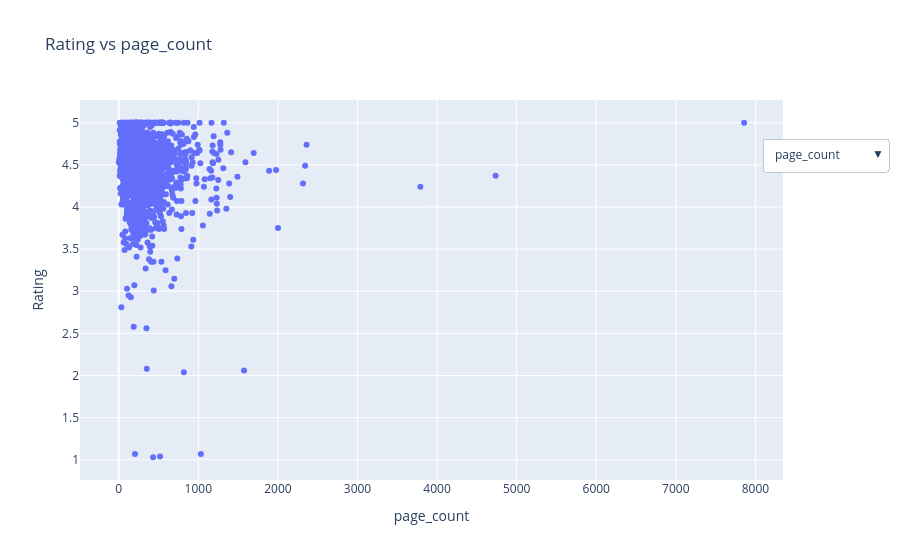

The notebook cell saved with this chart:
### Markdown cell above
## Više dijagrama u jednom prikazivanju
Koristimo plotly.graph_objects umesto plotly.express

### Code cell
import pandas as pd
import plotly.graph_objects as go

df = pd.read_csv("books.csv")
 
fig = go.Figure()
features = ["page_count", "ratings_count", "year_published", "price"]
 
# hover data
hover_text = df.apply(lambda row:
                      f"<b>{row['title']}</b><br><br>"
                      f"Author: {row['author']}<br>"
                      f"Pages: {row['page_count']}<br>"
                      f"Price: {row['price']}<br>"
                      f"Year: {row['year_published']}<br>"
                      f"Ratings count: {row['ratings_count']}", axis=1)
 
# create trace (plot) for each feature
for i, feature in enumerate(features):
    fig.add_trace(go.Scatter(
        x=df[feature],
        y=df["rating"],
        mode="markers",
        hovertext=hover_text,
        hoverinfo="text",
        name=feature,
        visible=(i == 0)  # only first trace will be visible
    ))
 
  
# create buttons
buttons = []
for i, feature in enumerate(features):
    visibility = [j == i for j in range(len(features))]
    buttons.append(dict(
        label=feature,
        method="update",
        args=[
            {"visible": visibility},
            {
                "title": {"text": f"Rating vs {feature}"},
                "xaxis": {"title": {"text": feature}}
            }
        ]
    ))
 
# add menu and configure
fig.update_layout(
    updatemenus=[dict(
        type="dropdown",
        direction="down",
        buttons=buttons,
        x=1.15,
        y=0.9
    )],
    title=f"Rating vs {features[0]}",
    xaxis_title=features[0],
    yaxis_title="Rating",
    showlegend=False
)

fig.show()

### Figure 1 — Plotly figure (JSON) as saved in the notebook; plotly's stock layout.template omitted (floating-point values rounded to 4 significant figures; data arrays with more than 128 entries replaced by an {"elided": "..."} marker saying what was removed)
{"data": [{"hoverinfo": "text", "hovertext": {"elided": "2090 str values"}, "mode": "markers", "name": "page_count", "type": "scatter", "visible": true, "x": {"elided": "2090 float values"}, "y": {"elided": "2090 float values"}}, {"hoverinfo": "text", "hovertext": {"elided": "2090 str values"}, "mode": "markers", "name": "ratings_count", "type": "scatter", "visible": false, "x": {"elided": "2090 float values"}, "y": {"elided": "2090 float values"}}, {"hoverinfo": "text", "hovertext": {"elided": "2090 str values"}, "mode": "markers", "name": "year_published", "type": "scatter", "visible": false, "x": {"elided": "2090 float values"}, "y": {"elided": "2090 float values"}}, {"hoverinfo": "text", "hovertext": {"elided": "2090 str values"}, "mode": "markers", "name": "price", "type": "scatter", "visible": false, "x": {"elided": "2090 float values"}, "y": {"elided": "2090 float values"}}], "layout": {"showlegend": false, "title": {"text": "Rating vs page_count"}, "updatemenus": [{"buttons": [{"args": [{"visible": [true, false, false, false]}, {"title": {"text": "Rating vs page_count"}, "xaxis": {"title": {"text": "page_count"}}}], "label": "page_count", "method": "update"}, {"args": [{"visible": [false, true, false, false]}, {"title": {"text": "Rating vs ratings_count"}, "xaxis": {"title": {"text": "ratings_count"}}}], "label": "ratings_count", "method": "update"}, {"args": [{"visible": [false, false, true, false]}, {"title": {"text": "Rating vs year_published"}, "xaxis": {"title": {"text": "year_published"}}}], "label": "year_published", "method": "update"}, {"args": [{"visible": [false, false, false, true]}, {"title": {"text": "Rating vs price"}, "xaxis": {"title": {"text": "price"}}}], "label": "price", "method": "update"}], "direction": "down", "type": "dropdown", "x": 1.15, "y": 0.9}], "xaxis": {"title": {"text": "page_count"}}, "yaxis": {"title": {"text": "Rating"}}}}
